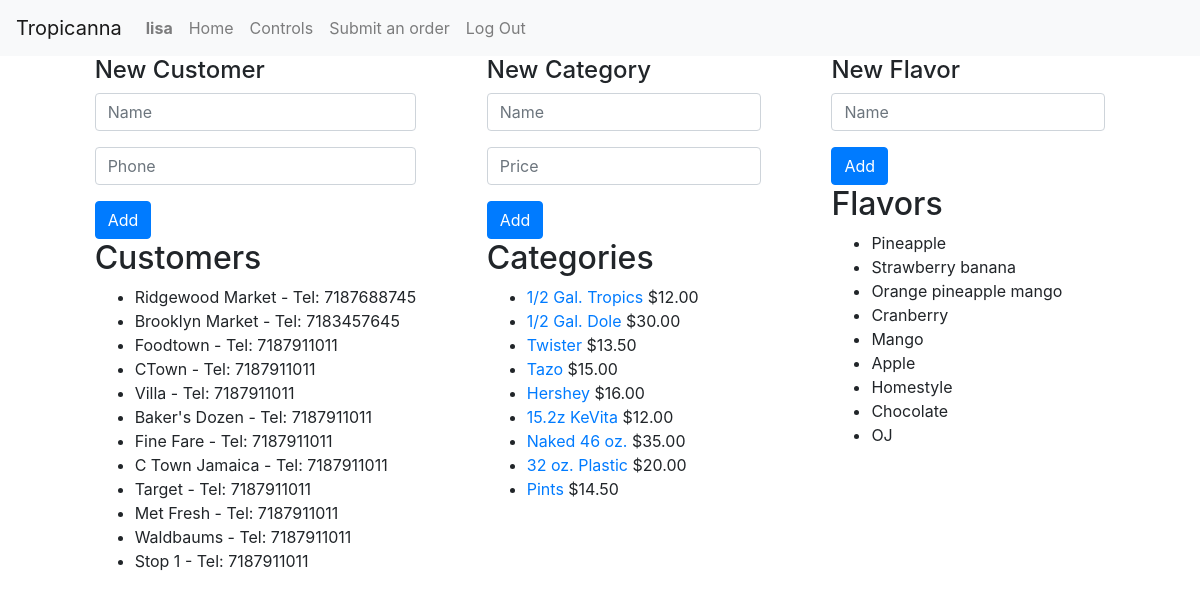
The page /controls (signed in) on the database as committed earlier.
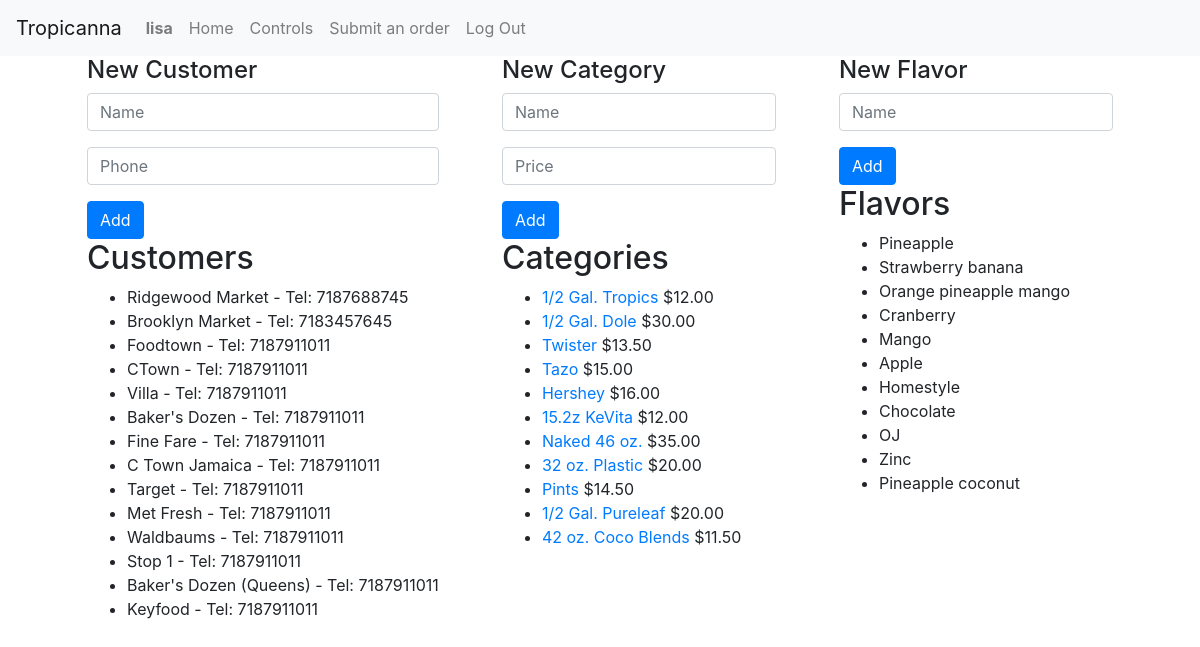
The same page on the database as committed later.
### tropicanna/models.py (models this page shows, shortened)
class Customer(models.Model):
    name = models.CharField(max_length=100)
    phone = models.IntegerField()

class Category(models.Model):
    name = models.CharField(max_length=100)
    price = models.DecimalField(max_digits=8, decimal_places=2)
    flavors = models.ManyToManyField(
        Flavor, blank=True, related_name="categories")

class Flavor(models.Model):
    name = models.CharField(max_length=100)

### tropicanna/views.py (the view)
# urls.py: path("controls", views.controls, name="controls"),
@login_required
def controls(request):
    return render(request, "tropicanna/controls.html", {
        "all_categories": Category.objects.all(),
        "all_flavors": Flavor.objects.all(),
        "customers": Customer.objects.all()
    })

### tropicanna/templates/tropicanna/controls.html (shortened to what this page needs)
{% extends "tropicanna/layout.html" %}
{% load static %}
{% block body %}
{% if user.is_authenticated %}
<div id="main-container">
	<div>
		<h4>New Customer</h4>
		<form id="customer-form">
			<div class="form-group">
				<input id="customer-name" class="form-control" placeholder="Name" required>
			</div>
			<div class="form-group">
				<input class="form-control" id="customer-phone" placeholder="Phone">
			</div>
			<input type="submit" class="btn btn-primary" value="Add" />
		</form>
		<h2>Customers</h2>
		<ul>
			{% for customer in customers %}
			<li>
				{{customer.name}} -
				Tel: {{customer.phone}}
			</li>
			{% endfor %}
		</ul>
	</div>
	<div>
		<h4>New Category</h4>
		<form id="category-form" action="{% url 'category' %}" method="POST">
			<div class="form-group">
				<input id="category-name" name="category-name" class="form-control" placeholder="Name" required>
			</div>
			<div class="form-group">
				<input id="category-price" name="category-price" class="form-control" placeholder="Price" type="number"
					min="0.00" max="10000.00" step="0.01" required>
			</div>
			<input type="submit" class="btn btn-primary" value="Add" />
		</form>
		<h2>Categories</h2>
		<ul>
			{% for category in all_categories %}
			<li>
				<a href="{% url 'product' category.id %}">{{category.name}}</a>
				${{category.price}}
			</li>
			{% endfor %}
		</ul>
	</div>
	<div>
		<h4>New Flavor</h4>
		<form id="flavor-form">
			<div class="form-group">
				<input id="flavor-name" class="form-control" placeholder="Name" required>
			</div>
			<input type="submit" class="btn btn-primary" value="Add" />
		</form>
		<div>
			<h2>Flavors</h2>
			<ul>
				{% for flavor in all_flavors %}
				<li>
					{{flavor.name}}
				</li>
				{% endfor %}
			</ul>
		</div>
	</div>
</div>
{% endif %}
{% endblock %}

Rows that differ between the two databases and show on the page:
added Customer: name "Baker's Dozen (Queens)", phone "7187911011"
added Customer: name "Keyfood", phone "7187911011"
added Category: name "1/2 Gal. Pureleaf", price "20.00"
added Category: name "42 oz. Coco Blends", price "11.50"
added Flavor: name "Zinc"
added Flavor: name "Pineapple coconut"
